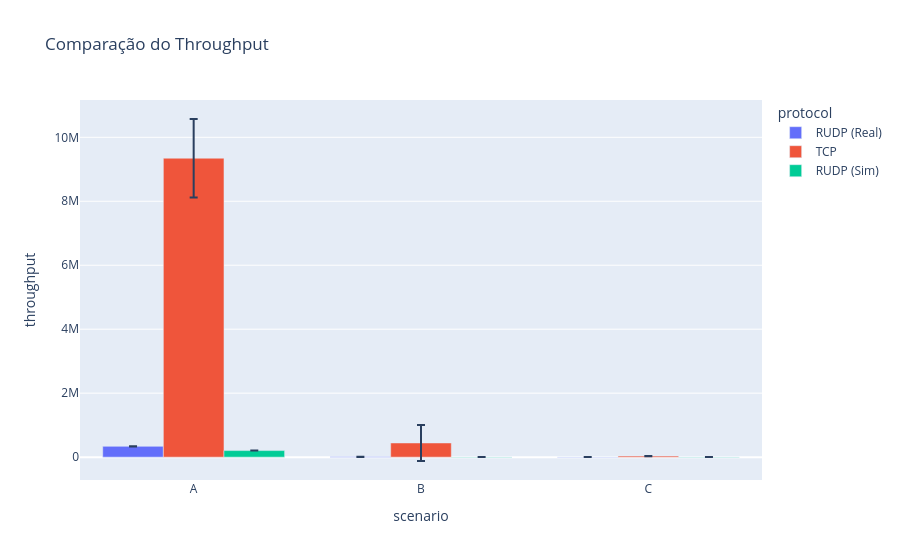

Here is the notebook cell this chart was saved with:
### Markdown cell above
### Figs

### Code cell
fig = px.bar(
    comparison,
    x="scenario",
    y="throughput",
    color="protocol",
    barmode="group",
    error_y="throughput_std",
    title="Comparação do Throughput"
)

fig.write_image(
    FIGURES_DIR/"comparacao_throughput.png",
    width=1400,
    height=800
)

fig.show()

### Figure 1 — Plotly figure (JSON) as saved in the notebook; plotly's stock layout.template omitted (floating-point values rounded to 4 significant figures)
{"data": [{"alignmentgroup": "True", "error_y": {"array": [1322.0, 902.1, 305.4]}, "hovertemplate": "protocol=RUDP (Real)<br>scenario=%{x}<br>throughput=%{y}<extra></extra>", "legendgroup": "RUDP (Real)", "marker": {"color": "#636efa", "pattern": {"shape": ""}}, "name": "RUDP (Real)", "offsetgroup": "RUDP (Real)", "orientation": "v", "showlegend": true, "textposition": "auto", "type": "bar", "x": ["A", "B", "C"], "xaxis": "x", "y": [337100.0, 8427.0, 3311.0], "yaxis": "y"}, {"alignmentgroup": "True", "error_y": {"array": [1226000.0, 563400.0, 7229.0]}, "hovertemplate": "protocol=TCP<br>scenario=%{x}<br>throughput=%{y}<extra></extra>", "legendgroup": "TCP", "marker": {"color": "#EF553B", "pattern": {"shape": ""}}, "name": "TCP", "offsetgroup": "TCP", "orientation": "v", "showlegend": true, "textposition": "auto", "type": "bar", "x": ["A", "B", "C"], "xaxis": "x", "y": [9347000.0, 442400.0, 31870.0], "yaxis": "y"}, {"alignmentgroup": "True", "error_y": {"array": [0.0, 696.8, 240.2]}, "hovertemplate": "protocol=RUDP (Sim)<br>scenario=%{x}<br>throughput=%{y}<extra></extra>", "legendgroup": "RUDP (Sim)", "marker": {"color": "#00cc96", "pattern": {"shape": ""}}, "name": "RUDP (Sim)", "offsetgroup": "RUDP (Sim)", "orientation": "v", "showlegend": true, "textposition": "auto", "type": "bar", "x": ["A", "B", "C"], "xaxis": "x", "y": [204800.0, 7144.0, 3212.0], "yaxis": "y"}], "layout": {"barmode": "group", "legend": {"title": {"text": "protocol"}, "tracegroupgap": 0}, "title": {"text": "Comparação do Throughput"}, "xaxis": {"anchor": "y", "domain": [0, 1], "title": {"text": "scenario"}}, "yaxis": {"anchor": "x", "domain": [0, 1], "title": {"text": "throughput"}}}}
